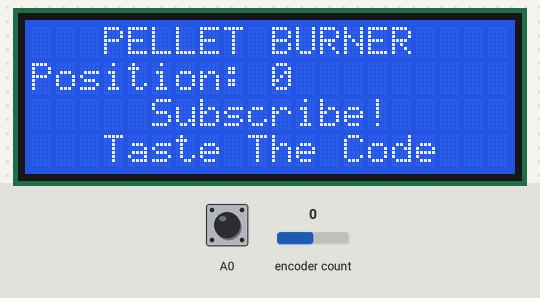
Simulated run of this sketch. Board: ESP8266 (NodeMCU). On the bench: 20×4 character LCD. The test bench sets the inputs (shaded band); at power-on: A0 HIGH, encoder count 0.

Above: at 3.3 s.
3.4 s: A0 pulled LOW for 0.15 s
At 4.3 s:
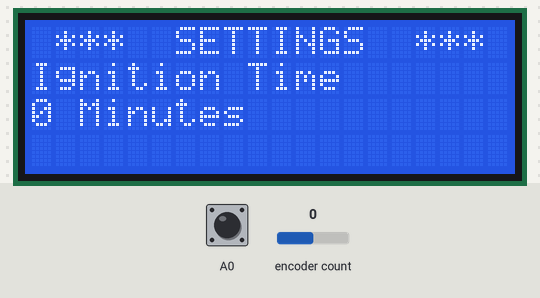
6.5 s: A0 pulled LOW for 1 s
At 7.9 s:
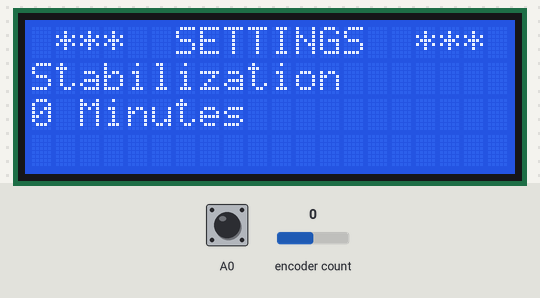
10.5 s: A0 pulled LOW for 0.15 s
At 11.9 s:
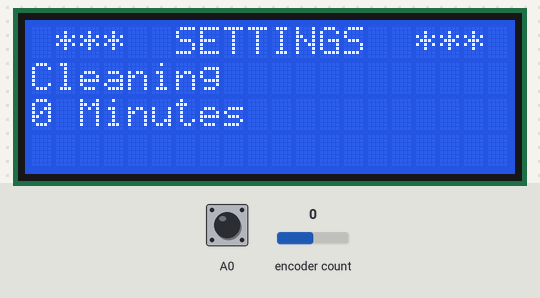
13.6 s: A0 pulled LOW for 3.2 s
At 14.2 s:
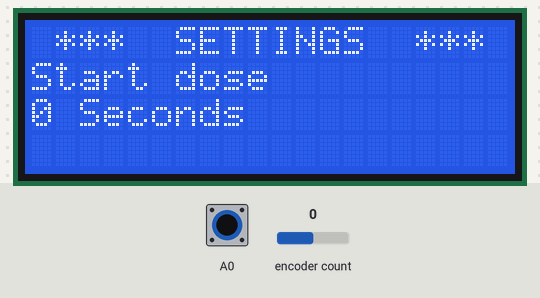
19.1 s: encoder count set to 1
At 19.4 s:
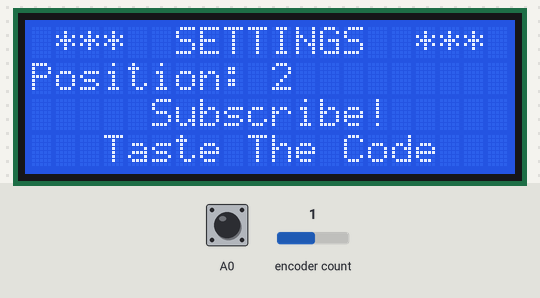
20.6 s: encoder count set to 2
At 21.7 s:
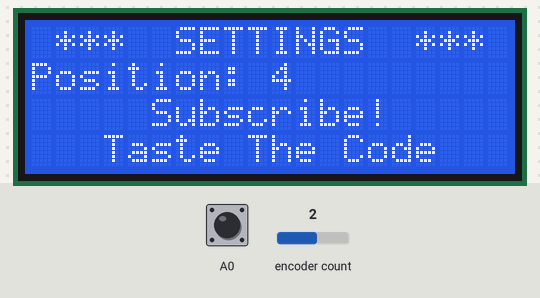
Timing chart, 0 to 23.1 s (numbered marks = the images above; inputs shaded):
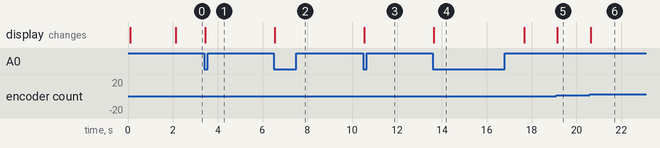

The sketch:

nodecu_encoder.ino
```cpp
#include <LiquidCrystal_I2C.h>
#include <Encoder.h>

LiquidCrystal_I2C lcd(0x27,20,4);
Encoder myEnc(D5, D6);

long oldPosition  = -999;
long initPosition = -999;
unsigned long menuTriggeredTime = 0;
const int numOfScreens = 5;
int currentScreen = -1;
String screens[numOfScreens][2] = {
  {"Ignition Time","Minutes"},
  {"Stabilization", "Minutes"},
  {"Cleaning","Minutes"},
  {"Start dose","Seconds"},
  {"Cut-off Temperature","Celsius"},
};
int parameters[numOfScreens];
bool updateScreen = true;

void setup() {
  Serial.begin(57600);
  pinMode(A0, INPUT_PULLUP);
  attachInterrupt(digitalPinToInterrupt(A0), triggerMenu, FALLING);
  initScreen();
  delay(2000);
}


void loop() {
  long newPosition = myEnc.read();
  if (newPosition != oldPosition && newPosition % 2 == 0) {
    printPosition(newPosition / 2);
    if(menuTriggeredTime != 0 && currentScreen != -1) {
      if(newPosition > oldPosition) {
        parameters[currentScreen]++;
      } else {
        parameters[currentScreen]--;
      }
      //reset menu trigger time on parameter change
      menuTriggeredTime = millis();
      updateScreen = true;
    }
    oldPosition = newPosition;
  }

  if(menuTriggeredTime != 0 && currentScreen != -1) {
    displayMenu();
    if(menuTriggeredTime + 4000 < millis()) {
      menuTriggeredTime = 0;
      currentScreen = -1;
      myEnc.write(initPosition);
      oldPosition = initPosition;
      newPosition = initPosition;
      initPosition = -999;
      printPosition(oldPosition / 2);
      clearLCDLine(2);
      lcd.setCursor(5,2);
      lcd.print("Subscribe!");
      lcd.setCursor(3,3);
      lcd.print("Taste The Code");
    }
  }


  delay(10);
}

void initScreen() {

  lcd.begin();
  lcd.backlight();
  lcd.setCursor(3,0);
  lcd.print("PELLET BURNER");
  lcd.setCursor(4,1);
  lcd.print("LCD Example");
  lcd.setCursor(5,2);
  lcd.print("Subscribe!");
  lcd.setCursor(3,3);
  lcd.print("Taste The Code");
}


void printPosition(long pos) {
  clearLCDLine(1);
  lcd.setCursor(0,1);
  lcd.print("Position: ");
  lcd.print(pos);
}

void clearLCDLine(int line)
{
  lcd.setCursor(0,line);
  for(int n = 0; n < 20; n++) // 20 indicates symbols in line. For 2x16 LCD write - 16
  {
    lcd.print(" ");
  }
}

#define countof(a) (sizeof(a) / sizeof(a[0]))


void triggerMenu()
{
  if(menuTriggeredTime + 50 < millis()){
    if(menuTriggeredTime == 0) {
      initPosition = oldPosition;
    }
    menuTriggeredTime = millis();
    currentScreen++;
    if(currentScreen >= numOfScreens) {
      currentScreen = 0;
    }
    updateScreen = true;
  }
}

void displayMenu() {
  if(updateScreen) {
    lcd.clear();
    lcd.print(" ***  SETTINGS  *** ");
    lcd.setCursor(0,1);
    lcd.print(screens[currentScreen][0]);
    lcd.setCursor(0,2);
    lcd.print(parameters[currentScreen]);
    lcd.print(" ");
    lcd.print(screens[currentScreen][1]);
    updateScreen = false;
  }
}
```

Measured:
- after the input at 3.4 s, the display: changes after 0.05 s (image 1)
- after the input at 6.5 s, the display: changes after 0.05 s (image 2)
- after the input at 10.5 s, the display: changes at once (image 3)
- after the input at 13.6 s, the display: changes at once (image 4)
- after the input at 19.1 s, the display: changes at once (image 5)
- after the input at 20.6 s, the display: changes at once (image 6)
